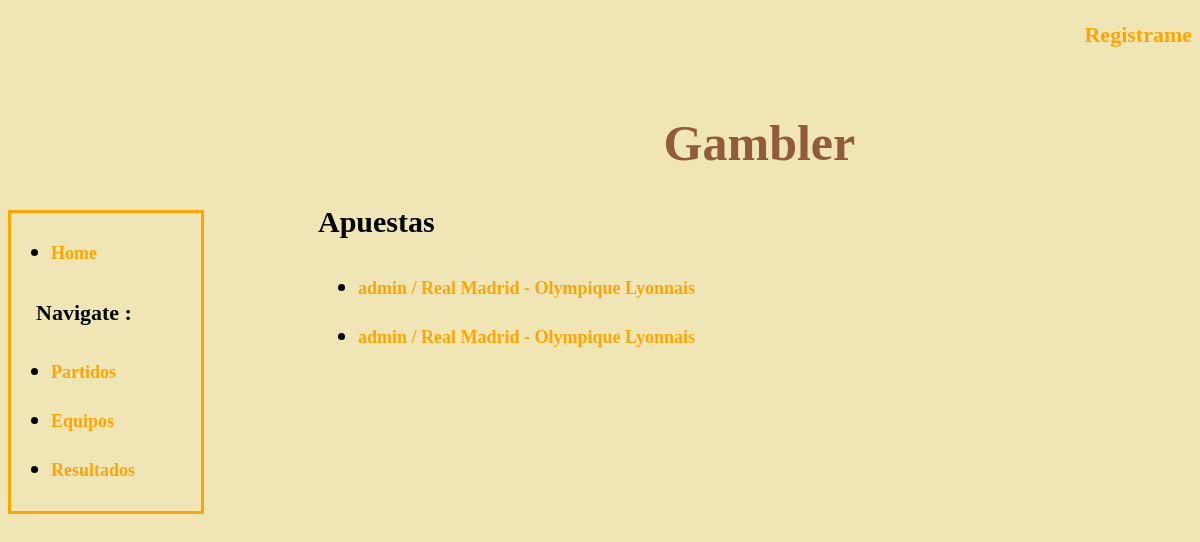
The page /gambler/apuestas on the database its author committed.
### gambler/models.py (models this page shows, shortened)
class Apuesta(models.Model):
    user = models.ForeignKey(User)
    partido = models.ForeignKey(Partido, related_name='apuestas')
    apuesta = models.DecimalField(max_digits=11, decimal_places=2)
    resultado = models.ForeignKey(Resultado)

class Partido(models.Model):
    jornada = models.IntegerField()
    equipoLocal = models.ForeignKey(Equipo, related_name='equipo_local')
    equipoVisitante = models.ForeignKey(Equipo, related_name='equipo_visitante')
    cuota = models.DecimalField(max_digits=3, decimal_places=2, default=1)
    fecha = models.DateField(default=date.today)
    resultado = models.ForeignKey(Resultado)

class Equipo(models.Model):
    nombreEquipo = models.TextField()

### gambler/views.py (the view)
class ApuestaList(ListView, ConnegResponseMixin):
    model = Apuesta
    context_object_name = 'latest_apuesta_list'
    template_name = 'gambler/apuestas_list.html'

### gambler/views.py (called while the page is built)
    def render_to_response(self, context, **kwargs):
        if 'extension' in self.kwargs:
            try:
                objects = [self.object]
            except AttributeError:
                objects = self.object_list
            if self.kwargs['extension'] == 'json':
                return self.render_json_object_response(objects=objects)
            elif self.kwargs['extension'] == 'xml':
                return self.render_xml_object_response(objects=objects)
        else:
            return super(ConnegResponseMixin, self).render_to_response(context)

### gambler/templates/gambler/apuestas_list.html
{% extends "gambler/show_lists.html" %}
{% block list3 %}
<h2>
    Apuestas
</h2>
<ul>
        {% for apuesta in latest_apuesta_list %}
            <li><a href="{% url 'gambler:apuesta_detail' apuesta.id %}">{{ apuesta.user}} / {{ apuesta.partido.equipoVisitante.nombreEquipo }} - {{ apuesta.partido.equipoLocal.nombreEquipo }}</a></li>
        {% empty %}
            <li>Disculpa pero por el momento no tenemos registrada ninguna apuesta para este partido.</li>
        {% endfor %}
</ul>
{% endblock list3 %}

### gambler/static/style/base.css (style rules this page uses)
* { background: rgba(240,230,181,1); }
h2 { font-size: 30px; }
ul li a { display:block; padding-top:7px; padding-bottom:7px; color: #ffa500; text-decoration:none; font-size: 18px; font-weight: bold; }
a { padding-top:7px; padding-bottom:7px; color: #ffa500; text-decoration:none; font-size: 22px; font-weight: bold; }
ul li { padding-top:7px; padding-bottom:7px; text-decoration:none; font-size: 22px; }

### rows shown on the page
Apuesta: user "admin", partido.equipoVisitante.nombreEquipo "Real Madrid", partido.equipoLocal.nombreEquipo "Olympique Lyonnais"
Apuesta: user "admin", partido.equipoVisitante.nombreEquipo "Real Madrid", partido.equipoLocal.nombreEquipo "Olympique Lyonnais"
